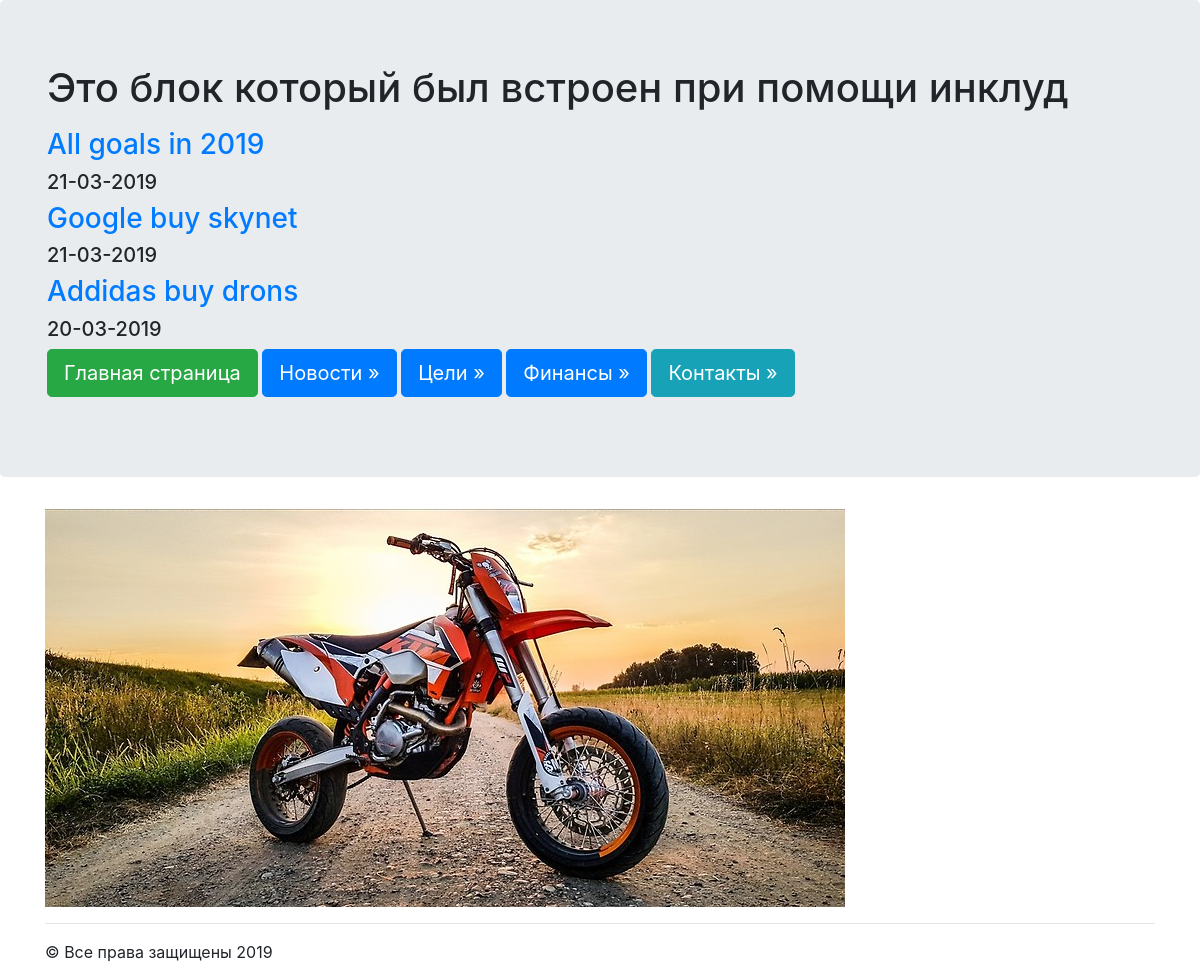
Page /news/ on the committed database.
### news/models.py (models this page shows, shortened)
class Articles(models.Model):
    title = models.CharField(max_length=120)
    post = models.TextField()
    date = models.DateTimeField()

### news/templates/news/posts.html
{% extends "mainApp/wrapper.html" %}
{% block content %}
    {% for post in object_list %}
        <a href="/news/{{post.id}}"><h3>{{post.title}}</h3></a>
        <h5>{{post.date|date:"d-m-Y"}}</h5>
    {% endfor %}
{% endblock %}

### rows in the picture
Articles: title "All goals in 2019", date "21-03-2019"
Articles: title "Google buy skynet", date "21-03-2019"
Articles: title "Addidas buy drons", date "20-03-2019"
